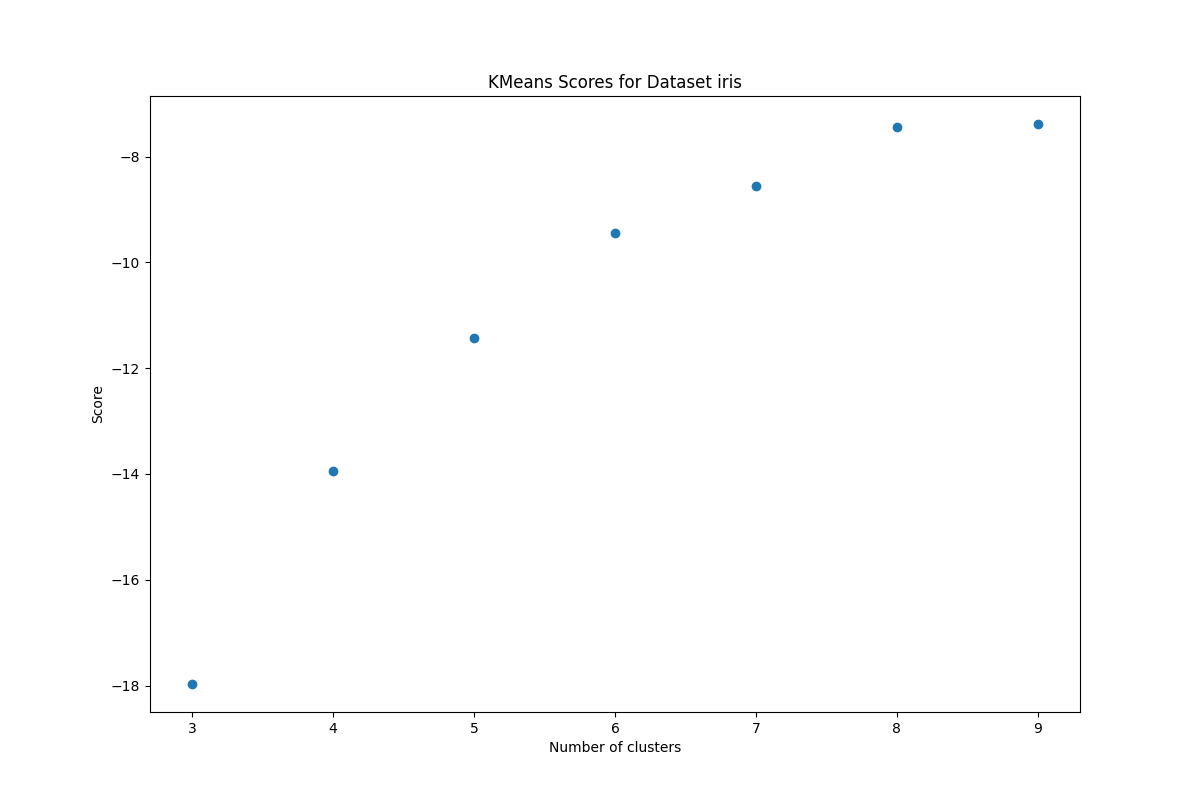

This figure's Python source:
from datasets import load_dataset
import matplotlib.pyplot as plt
from sklearn.cluster import KMeans


ds = load_dataset("scikit-learn/iris", split="train")

ds = ds.train_test_split(test_size=0.2, shuffle=True)

X_train = [(sample['SepalLengthCm'], sample['SepalWidthCm'], sample['PetalLengthCm'], sample['PetalWidthCm']) for sample in ds['train']]

X_test = [(sample['SepalLengthCm'], sample['SepalWidthCm'], sample['PetalLengthCm'], sample['PetalWidthCm']) for sample in ds['test']]


cluster_numbers = range(3, 10)

scores = []

for n_clusters in cluster_numbers:
    kmeans = KMeans(n_clusters=n_clusters)
    kmeans.fit(X_train)
    score = kmeans.score(X_test)
    print(f"KMeans with {n_clusters} clusters score: {score:.2f}")
    scores.append(score)

plt.figure(figsize=(12, 8))
plt.scatter(cluster_numbers, scores)
plt.xlabel("Number of clusters")
plt.ylabel("Score")
plt.title("KMeans Scores for Dataset iris")

plt.savefig("iris.png")

plt.show()